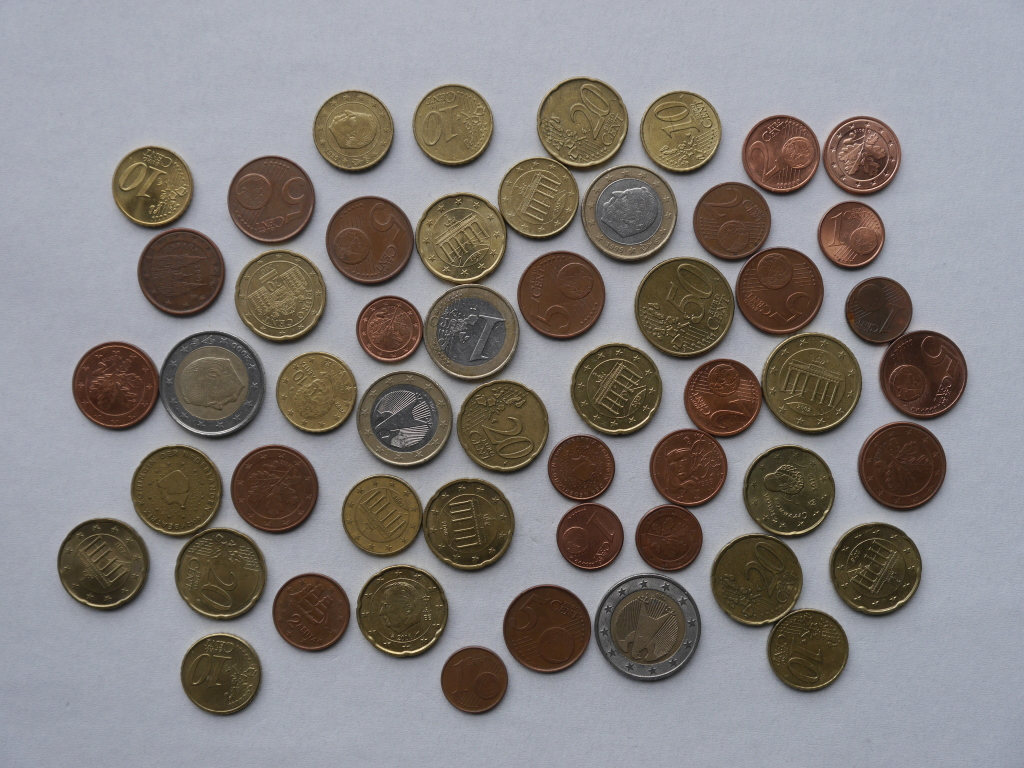
#> input picture 08_object_segmentation/images/04.jpg, 1024 x 768 px
$ jupyter execute 07_watershed_segmentation.ipynb
#> lines starting #> are read from the running program, lines starting #| are printed output that depends on the picture; after the words box and inside, x2 and y2 are one past the last pixel; in counts of white or black regions, pixels touching at a corner belong together
# Segementação por Watershed

[cell 1]
import cv2
import numpy as np

from scipy import ndimage as ndi
from skimage.feature import peak_local_max
from skimage.segmentation import watershed

import matplotlib.pyplot as plt

[cell 2]
img = cv2.imread('images/04.jpg')
#> img is the input picture: shape (768, 1024, 3); mean B, G, R 126.8, 128.1, 132.6

# filtro para preservação de borda de imagem
# frequentemente usado para remover ruído antes da segmentação por watershed
filtro = cv2.pyrMeanShiftFiltering(img, 20, 40)

gray = cv2.cvtColor(filtro, cv2.COLOR_BGR2GRAY)
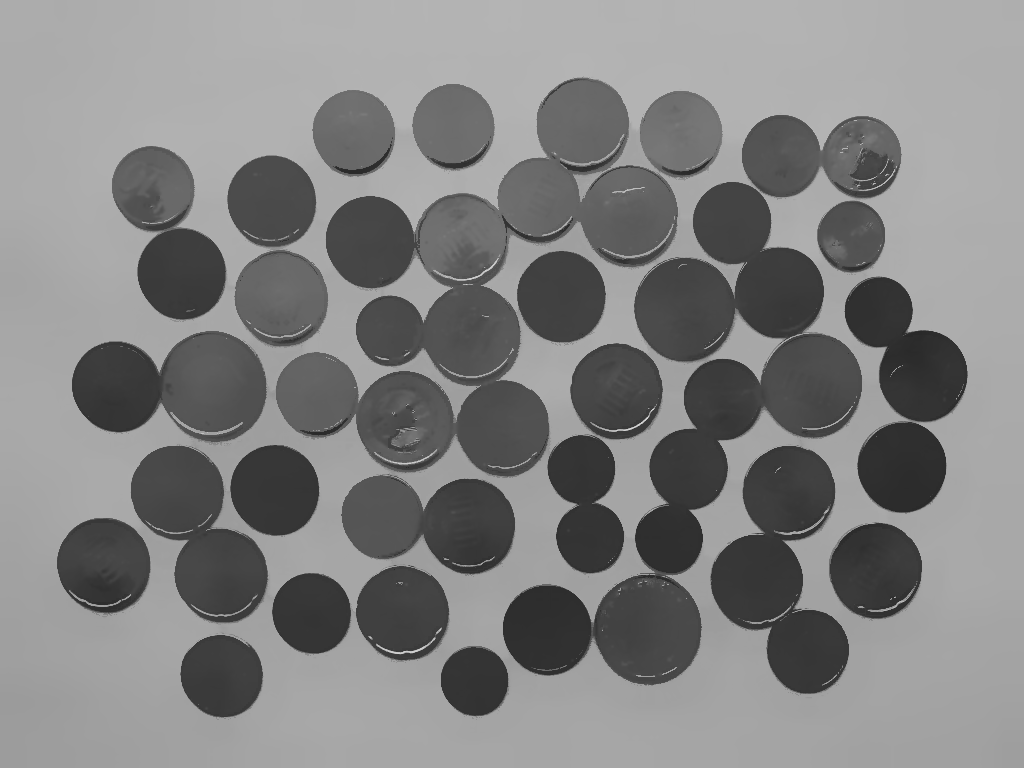
#> gray: shape (768, 1024); min 40, max 214, mean 129.9
_, thresh = cv2.threshold(gray, 0, 255, cv2.THRESH_BINARY_INV | cv2.THRESH_OTSU)
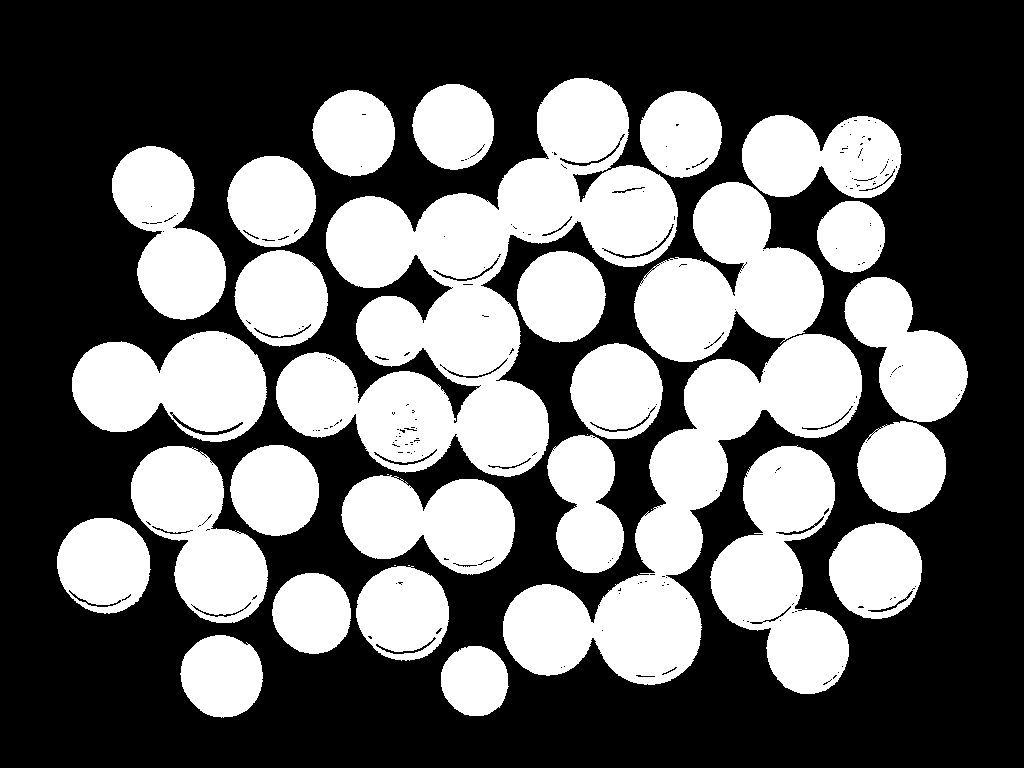
#> thresh: shape (768, 1024); 40.3% white; 34 white regions (7 under 20 px)

titulos = ['Imagem Original', 'Filtro', 'Tons de cinza', 'Thresh']
imagens = [img, filtro, gray, thresh]

fig = plt.gcf()
fig.set_size_inches(16, 12)
for i in range(4):
    plt.subplot(2,2,i+1)
    plt.imshow(imagens[i])
    plt.title(titulos[i])
    plt.xticks([]),plt.yticks([])
plt.show()
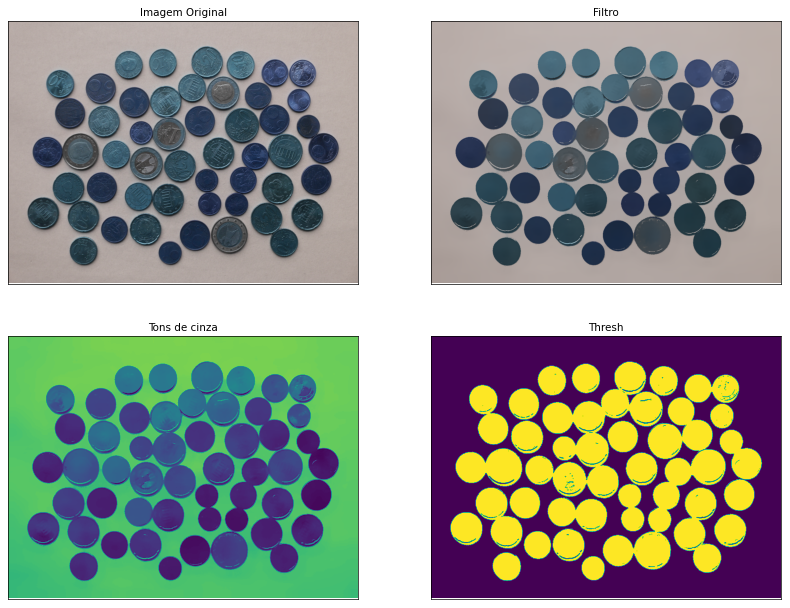
#> figure drawn by matplotlib, 4 panels; B, G, R data is drawn as R, G, B

# Preenchimento dos buracos na  imagem binaria

[cell 3]
contornos, _ = cv2.findContours(thresh, cv2.RETR_TREE, cv2.CHAIN_APPROX_SIMPLE)
#> contornos = 436 contours, 368 with area under 20; largest, box (x1, y1, x2, y2) and area: (276, 78, 678, 477) 64768, (503, 334, 862, 685) 37266, (634, 182, 824, 362) 19442, (710, 445, 849, 694) 18921, (72, 331, 267, 442) 15470
buracos = []
for con in contornos:
    area = cv2.contourArea(con)
    if area < 1000:
        buracos.append(con)
#> this loop made 436 passes
#> area on passes 1, 2, 4: 3653, 5224, 4909.5
#> after the loop, buracos = 409 contours, 368 with area under 20; largest, box (x1, y1, x2, y2) and area: (171, 413, 244, 436) 299, (603, 223, 675, 260) 252, (559, 140, 621, 167) 220, (432, 257, 500, 282) 214, (373, 448, 438, 466) 200
cv2.drawContours(thresh, buracos, -1, 255, -1)
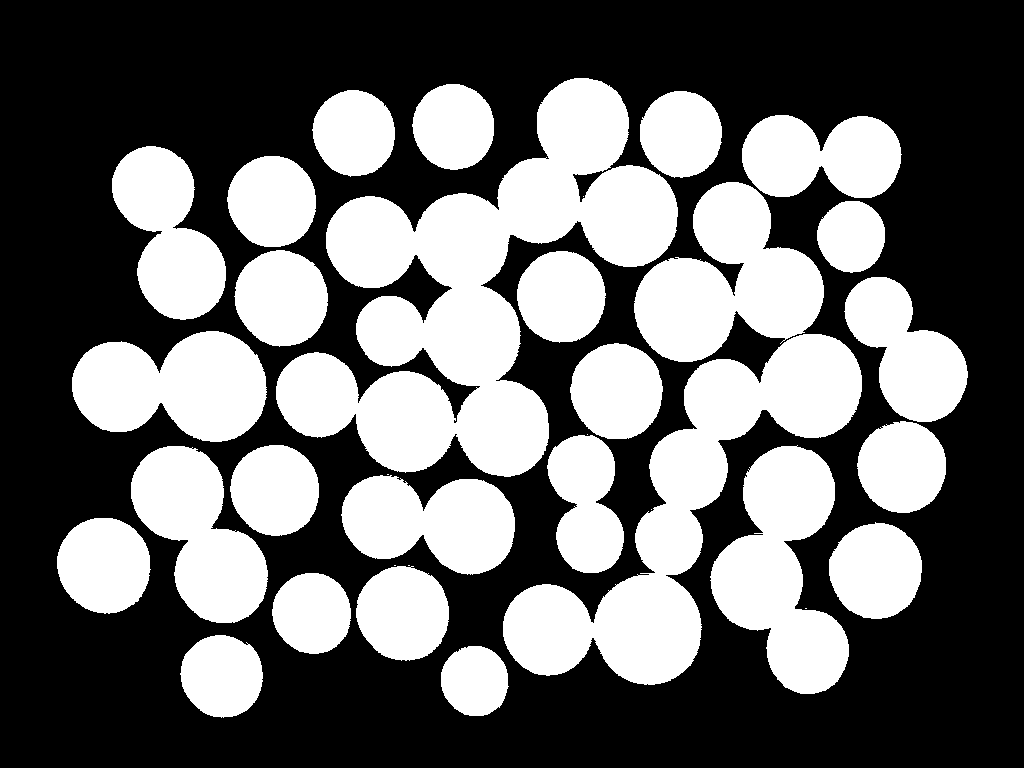
#> thresh: shape (768, 1024); 40.7% white; 34 white regions (7 under 20 px), largest, box (x1, y1, x2, y2) and area: (276, 78, 678, 477) 65916, (503, 334, 862, 685) 37951, (634, 182, 824, 362) 19810

fig = plt.gcf()
fig.set_size_inches(12, 8)
plt.imshow(thresh)

## Calculo da distância da transformação

` ndi.distance_transform_edt`

* **src** − imagem de entrada.
* **dst** − imagem de saída.
* **distanceType** − Uma variável que representa o tipo de transformação de distância
* **maskSize** − Uma variável que representa o tamanho da máscara (geralmente é definida com um valor 3)

Para o parâmetro distanceType, podemos escolher vários tipos diferentes de transformada de distância. Em nosso código, estamos usando uma distância euclidiana simples. No exemplo a seguir, você pode ver alguns outros tipos de transformação de distância.

* DIST_USER – distância definida pelo usuário
* DIST_L1 – $(distância = |x_{1}-x_{2}|+| y_{1}-y_{2} \mid)$
* DIST_L2 – a distância euclidiana simples
* DIST_C – $(distância = max(|x_{1}-x_{2}|,| y_{1}-y_{2} \mid))$

[cell 4]
dist = ndi.distance_transform_edt(thresh, cv2.DIST_L2)
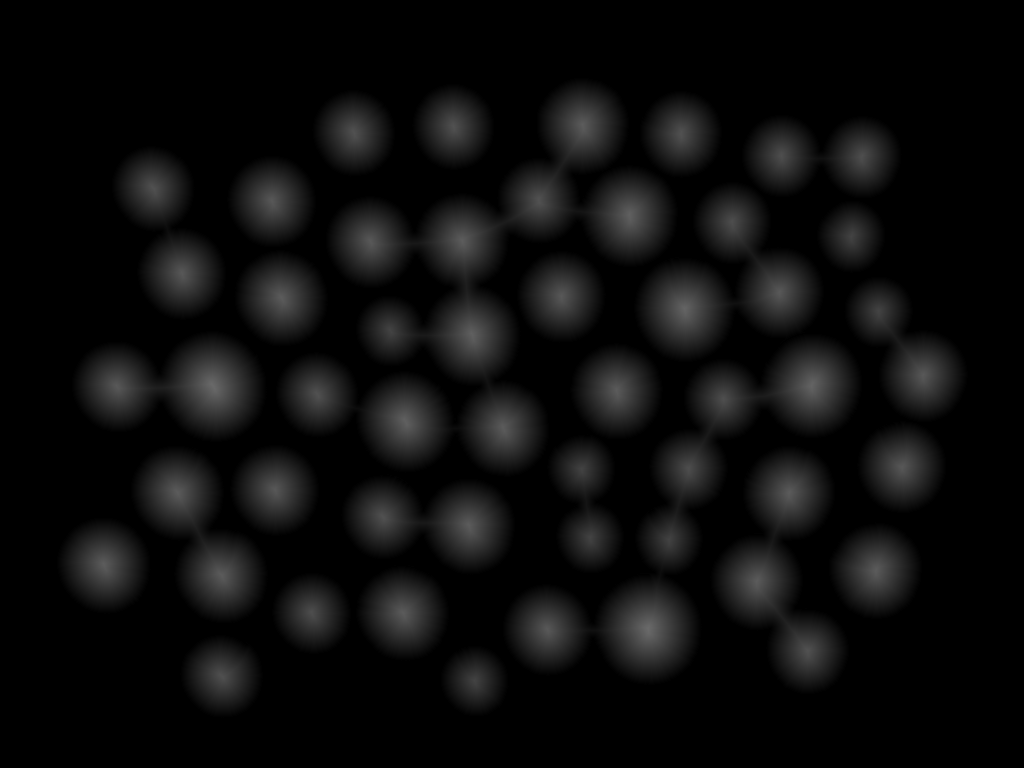
#> dist: shape (768, 1024) float64; min 0, max 105.9, mean 12.5
dist_visual = dist.copy()

### Encontrando pontos de máximos locais

O próximo passo é encontrar as coordenadas dos picos (máximos locais) das áreas brancas na imagem. Para isso, usaremos a função `peak_local_max()`da biblioteca Scikit-image. Vamos aplicar esta função à nossa `distance_transform` imagem e a saída nos dará os marcadores que serão usados na função watershed.

[cell 5]
coordinates = peak_local_max(dist, min_distance=20, labels=thresh)
#> coordinates = 52 pairs, first value 124 to 680, second value 103 to 923

local_max = np.zeros_like(dist, dtype=bool)
local_max[tuple(coordinates.T)] = True

### Marcando os Labels

O próximo passo é rotular marcadores para a função `watershed`. Para isso, usaremos a função  `ndi.label()` da biblioteca SciPy.

Esta função consiste em um parâmetro `input` que é um objeto tipo array a ser rotulado. Quaisquer valores diferentes de zero neste parâmetro são considerados como características e os valores zero são considerados como plano de fundo. Nesse caso usaremos as coordenadas do máximo local calculado.

Em seguida, a função `ndi.label()` rotulará aleatoriamente todos os máximos locais com diferentes valores positivos a partir de 1. Assim, caso tenhamos 10 objetos na imagem, cada um deles será rotulado com um valor de 1 a 10.

[cell 6]
markers = ndi.label(local_max, structure=np.ones((3, 3)))[0]

### Watershed

A etapa final é aplicar a `skimage.segmentation.watershed()` função da biblioteca Scikit-image.

Como parâmetros, precisamos passar nossa imagem de transformação de distância invertida e os marcadores que calculamos na linha de código anterior.

Como o algoritmo de watershed assume que nossos marcadores representam mínimos locais, precisamos inverter nossa imagem de transformada de distância. Dessa forma, pixels claros representarão elevações altas, enquanto pixels escuros representarão elevações baixas para a transformada de bacia.

[cell 7]
labels = watershed(-dist, markers, mask=thresh)
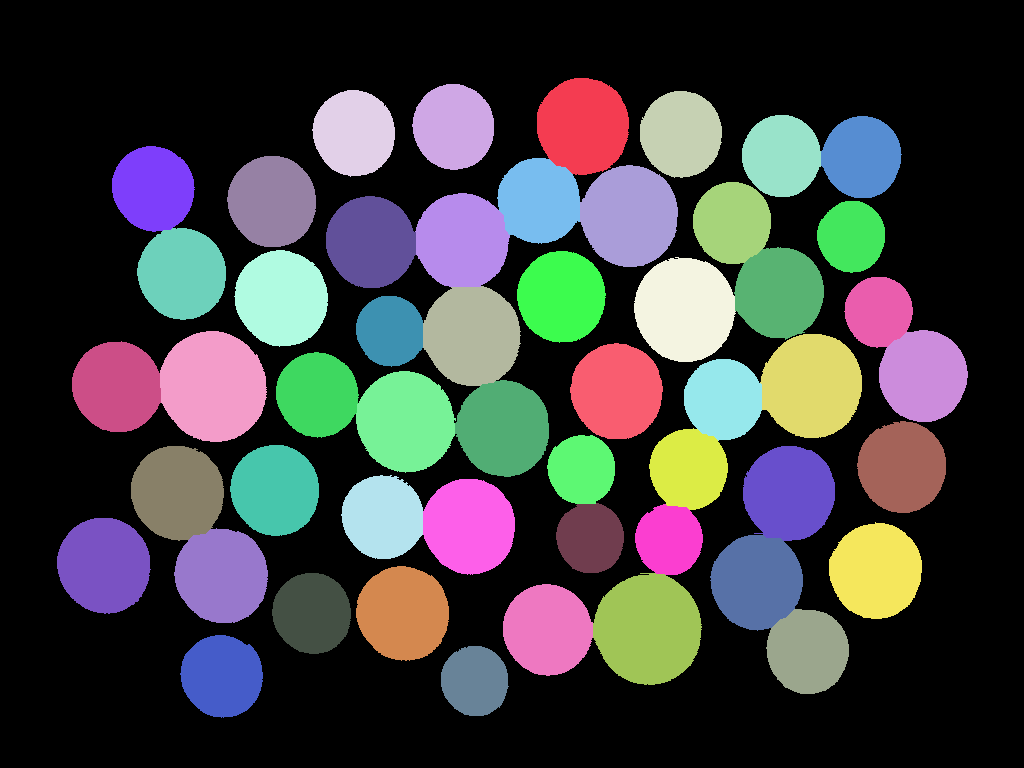
#> labels: shape (768, 1024) int32; 53 distinct labels, from 0 to 52; one colour per label, 0 black

[cell 8]
titulos = ['Imagem Original', 'Limiarização (objetos juntos)', 'Distance Transform', 'Watershed (objetos separados)']
imagens = [img, thresh, dist_visual, labels]

fig = plt.gcf()
fig.set_size_inches(16, 12)
for i in range(4):
    plt.subplot(2,2,i+1)
    # condição para colocar colormap jet apenas pra imagem com o resultado do watershed
    if (i == 3):
        cmap = "jet"
    else:
        cmap = "gray"
    plt.imshow(imagens[i], cmap)
    plt.title(titulos[i])
    plt.xticks([]),plt.yticks([])
plt.show()
#> figure, not shown here; B, G, R data is drawn as R, G, B

$ run again, with 08_object_segmentation/images/01.jpg copied over 08_object_segmentation/images/04.jpg
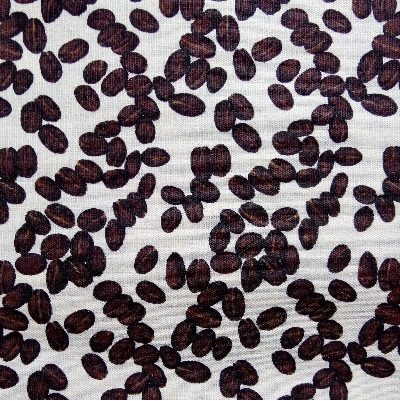
#> input picture 08_object_segmentation/images/01.jpg, 400 x 401 px
#> img is the input picture: shape (401, 400, 3); mean B, G, R 113.4, 108.5, 118.6
#> contornos = 128 contours, 75 with area under 20; largest, box (x1, y1, x2, y2) and area: (35, 0, 282, 202) 14292, (228, 0, 400, 201) 11607, (93, 252, 287, 400) 10264, (277, 251, 400, 400) 7420, (14, 203, 107, 295) 5296
#> the loop `for con in contornos:` made 128 passes
#> area on passes 1, 2, 4, 5, 6, 10, 11, 13: 317, 1056.5, 1129.5, 461.5, 409, 386.5, 362.5, 537
#> after the loop `for con in contornos:`: buracos = 111 contours, 75 with area under 20; largest, box (x1, y1, x2, y2) and area: (41, 0, 96, 23) 709, (235, 0, 289, 21) 642, (58, 38, 89, 64) 538, (64, 309, 95, 334) 537, (129, 8, 159, 33) 490
#> `cv2.drawContours(thresh, buracos, -1, 255, -1)`:
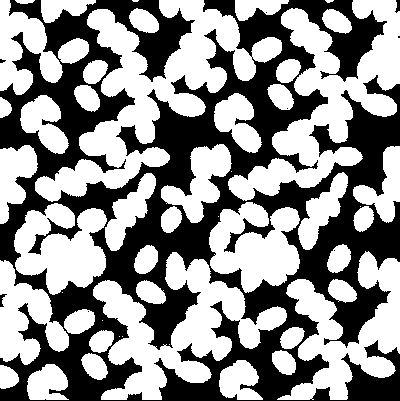
#> thresh: shape (401, 400); 56% white; 9 black regions (6 under 20 px), largest, box (x1, y1, x2, y2) and area: (0, 0, 400, 401) 70389, (395, 0, 400, 13) 42, (0, 294, 7, 307) 41
#> coordinates = 73 pairs, first value 22 to 377, second value 22 to 379
#> `labels = watershed(-dist, markers, mask=thresh)`:
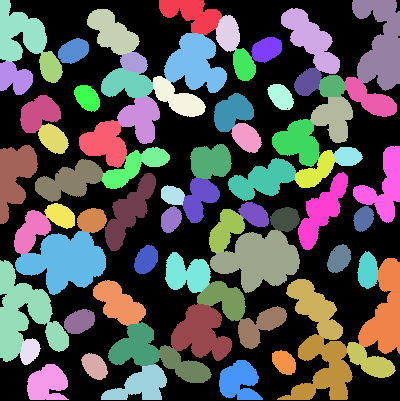
#> labels: shape (401, 400) int32; 74 distinct labels, from 0 to 73; one colour per label, 0 black
